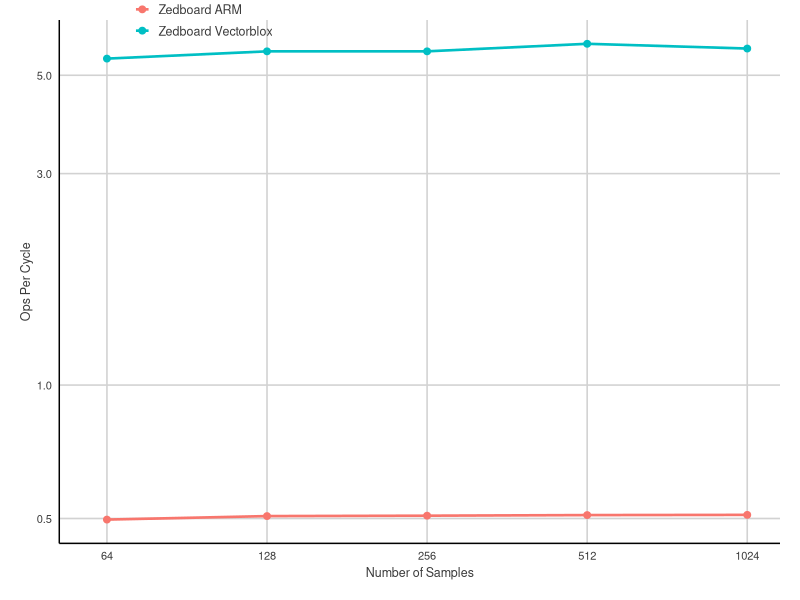

Source code (R):
library(ggplot2)
require(grid)
library(ggthemes)

df <- read.csv("Cimpl_1DFIR_Profile_Ops.csv",header=TRUE,sep=",")
pdf("Cimpl_1DFIR_Profile_Ops.pdf",width=4,height=3)

p<-ggplot(data=df,aes(group=factor(Device),color=factor(Device),x=Samples,y=Ops_Per_Cyc))+
  geom_line(size=0.9)+
  geom_point(size=2)+
  scale_x_log10(breaks=c(64,128,256,512,1024),limits=c(60,1024),labels=c("64","128","256","512","1024"))+
  scale_y_log10()+
  scale_color_hue();

p + theme_fivethirtyeight() %+replace% theme(axis.title=element_text(),axis.title.y=theme_bw()$axis.title.y) +
  ylab('Ops Per Cycle')+xlab('Number of Samples')+
  theme(
    legend.position=c(0.20,1.0),
    legend.title=element_blank(),
    legend.background = element_rect(fill="transparent"),
    legend.key=element_blank(),
    legend.key.width=unit(0.4,"cm"),
    legend.key.height=unit(0.3,"cm"),
    plot.background=element_blank(),
    text = element_text(size=9),
    axis.text.x=element_text(angle=0,hjust=0.5,size=8),
    axis.text.y=element_text(angle=0,hjust=1,size=8),
    legend.text=element_text(size=9)) +
  theme(axis.line.x = element_line(color = 'black',size=0.5, linetype='solid'),axis.line.y = element_line(color = 'black',size=0.5, linetype='solid'))+
  theme(axis.line = element_line(colour = "black"),
        panel.border = element_blank(),
        panel.background = element_blank())+
  guides(
    color=guide_legend(ncol=1))
# + theme(axis.line.x = element_line(color = 'black'),
#       axis.line.y = element_line(color = 'black'))
